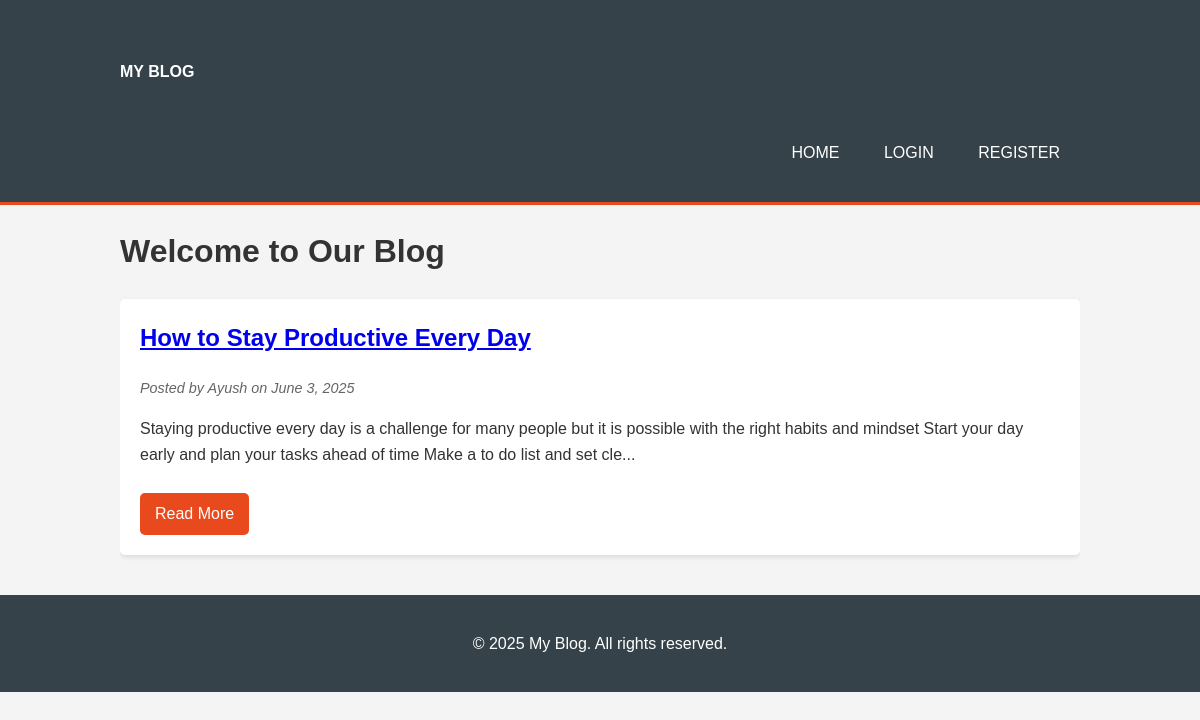
The page / on the database its author committed.
### tables this page shows
CREATE TABLE IF NOT EXISTS `posts` (
  `id` int UNSIGNED NOT NULL AUTO_INCREMENT,
  `user_id` int UNSIGNED NOT NULL,
  `title` varchar(255) NOT NULL,
  `content` text NOT NULL,
  `created_at` timestamp NULL DEFAULT CURRENT_TIMESTAMP,
  `updated_at` timestamp NULL DEFAULT CURRENT_TIMESTAMP ON UPDATE CURRENT_TIMESTAMP,
  PRIMARY KEY (`id`),
  KEY `user_id` (`user_id`)
);

CREATE TABLE IF NOT EXISTS `users` (
  `id` int UNSIGNED NOT NULL AUTO_INCREMENT,
  `username` varchar(30) NOT NULL,
  `email` varchar(50) NOT NULL,
  `password` varchar(255) NOT NULL,
  `created_at` timestamp NULL DEFAULT CURRENT_TIMESTAMP,
  PRIMARY KEY (`id`),
  UNIQUE KEY `username` (`username`),
  UNIQUE KEY `email` (`email`)
);

### index.php (the view, shortened to what this page needs)
<?php include 'header.php'; ?>
<?php include 'config.php'; ?>
<div class="container">
    <h1>Welcome to Our Blog</h1>
    <?php
    $sql = "SELECT posts.*, users.username FROM posts JOIN users ON posts.user_id = users.id ORDER BY created_at DESC";
    $result = $conn->query($sql);
    if ($result->num_rows > 0) {
        while($row = $result->fetch_assoc()) {
            echo '<div class="post">';
            echo '<h2><a href="post.php?id=' . $row['id'] . '">' . htmlspecialchars($row['title']) . '</a></h2>';
            echo '<p class="meta">Posted by ' . htmlspecialchars($row['username']) . ' on ' . date('F j, Y', strtotime($row['created_at'])) . '</p>';
            echo '<p>' . substr(htmlspecialchars($row['content']), 0, 200) . '...</p>';
            echo '<a href="post.php?id=' . $row['id'] . '" class="read-more">Read More</a>';
            echo '</div>';
        }
    } else {
        echo '<p>No posts found.</p>';
    }
    ?>
</div>
<?php include 'footer.php'; ?>

### styles.css (style rules this page uses)
body { font-family: 'Arial', sans-serif; line-height: 1.6; margin: 0; padding: 0; color: #333; background-color: #f4f4f4; }
.container { width: 80%; margin: auto; overflow: hidden; }
.post { background: #ffffff; margin: 20px 0; padding: 20px; border-radius: 5px; box-shadow: 0 2px 5px rgba(0,0,0,0.1); }
.post h2 { margin-top: 0; color: #35424a; }
.post .meta { color: #666; font-style: italic; font-size: 0.9em; }
.read-more, .btn { display: inline-block; background: #e8491d; color: #ffffff; padding: 8px 15px; text-decoration: none; border-radius: 5px; margin-top: 10px; }

### rows shown on the page
posts: title "How to Stay Productive Every Day", user.username "Ayush", created_at "June 3, 2025", content "Staying productive every day is a challenge for many people but it is possible with the right habits and mindset Start your day early and plan your tasks ahead of time Make a to do list and set cle"
